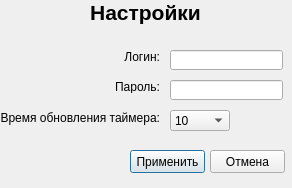
<?xml version="1.0" encoding="UTF-8"?>
<ui version="4.0">
 <class>SettingWindow</class>
 <widget class="QDialog" name="SettingWindow">
  <property name="geometry">
   <rect>
    <x>0</x>
    <y>0</y>
    <width>292</width>
    <height>188</height>
   </rect>
  </property>
  <property name="windowTitle">
   <string>Настройки</string>
  </property>
  <widget class="QLabel" name="label">
   <property name="geometry">
    <rect>
     <x>0</x>
     <y>0</y>
     <width>291</width>
     <height>30</height>
    </rect>
   </property>
   <property name="font">
    <font>
     <pointsize>16</pointsize>
     <weight>75</weight>
     <bold>true</bold>
    </font>
   </property>
   <property name="text">
    <string>Настройки</string>
   </property>
   <property name="textFormat">
    <enum>Qt::AutoText</enum>
   </property>
   <property name="alignment">
    <set>Qt::AlignHCenter|Qt::AlignTop</set>
   </property>
  </widget>
  <widget class="QLabel" name="label_2">
   <property name="geometry">
    <rect>
     <x>110</x>
     <y>50</y>
     <width>50</width>
     <height>13</height>
    </rect>
   </property>
   <property name="text">
    <string>Логин:</string>
   </property>
   <property name="alignment">
    <set>Qt::AlignRight|Qt::AlignTrailing|Qt::AlignVCenter</set>
   </property>
  </widget>
  <widget class="QLabel" name="label_3">
   <property name="geometry">
    <rect>
     <x>110</x>
     <y>80</y>
     <width>50</width>
     <height>13</height>
    </rect>
   </property>
   <property name="text">
    <string>Пароль:</string>
   </property>
   <property name="alignment">
    <set>Qt::AlignRight|Qt::AlignTrailing|Qt::AlignVCenter</set>
   </property>
  </widget>
  <widget class="QLabel" name="label_4">
   <property name="geometry">
    <rect>
     <x>0</x>
     <y>110</y>
     <width>160</width>
     <height>16</height>
    </rect>
   </property>
   <property name="layoutDirection">
    <enum>Qt::LeftToRight</enum>
   </property>
   <property name="text">
    <string>Время обновления таймера:</string>
   </property>
   <property name="alignment">
    <set>Qt::AlignRight|Qt::AlignTrailing|Qt::AlignVCenter</set>
   </property>
  </widget>
  <widget class="QComboBox" name="comboBox">
   <property name="geometry">
    <rect>
     <x>170</x>
     <y>110</y>
     <width>60</width>
     <height>21</height>
    </rect>
   </property>
   <item>
    <property name="text">
     <string>10</string>
    </property>
   </item>
   <item>
    <property name="text">
     <string>15</string>
    </property>
   </item>
   <item>
    <property name="text">
     <string>20</string>
    </property>
   </item>
   <item>
    <property name="text">
     <string>25</string>
    </property>
   </item>
   <item>
    <property name="text">
     <string>30</string>
    </property>
   </item>
  </widget>
  <widget class="QLineEdit" name="log">
   <property name="geometry">
    <rect>
     <x>170</x>
     <y>50</y>
     <width>113</width>
     <height>20</height>
    </rect>
   </property>
  </widget>
  <widget class="QLineEdit" name="pass">
   <property name="geometry">
    <rect>
     <x>170</x>
     <y>80</y>
     <width>113</width>
     <height>20</height>
    </rect>
   </property>
  </widget>
  <widget class="QPushButton" name="pushButton">
   <property name="geometry">
    <rect>
     <x>130</x>
     <y>150</y>
     <width>75</width>
     <height>23</height>
    </rect>
   </property>
   <property name="text">
    <string>Применить</string>
   </property>
  </widget>
  <widget class="QPushButton" name="pushButton_2">
   <property name="geometry">
    <rect>
     <x>210</x>
     <y>150</y>
     <width>75</width>
     <height>23</height>
    </rect>
   </property>
   <property name="text">
    <string>Отмена</string>
   </property>
  </widget>
 </widget>
 <resources/>
 <connections/>
</ui>
